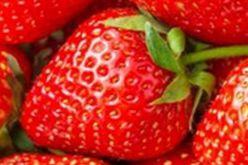
#> input picture 1207070114_Shifa Mutia Fauziah/Image/stroberi2.jpg, 248 x 165 px
$ python 'LATIHAN 7. Menghitung deteksi stroberi dengan template matching.py'
#> lines starting #> are read from the running program, lines starting #| are printed output that depends on the picture; after the words box and inside, x2 and y2 are one past the last pixel; in counts of white or black regions, pixels touching at a corner belong together
import cv2
import numpy as np

from matplotlib import pyplot as plt
# panggil dan konversi warna agar sesuai dengan Matplotlib
sawit = cv2.imread('Image/stroberi2.jpg')
#> sawit is the input picture: shape (165, 248, 3); mean B, G, R 30.5, 49.3, 186.4
sawit = cv2.cvtColor(sawit, cv2.COLOR_BGR2RGB)
# panggil dan konversi warna agar sesuai dengan Matplotlib
kebun_sawit = cv2.imread('Image/stroberi.jpg')
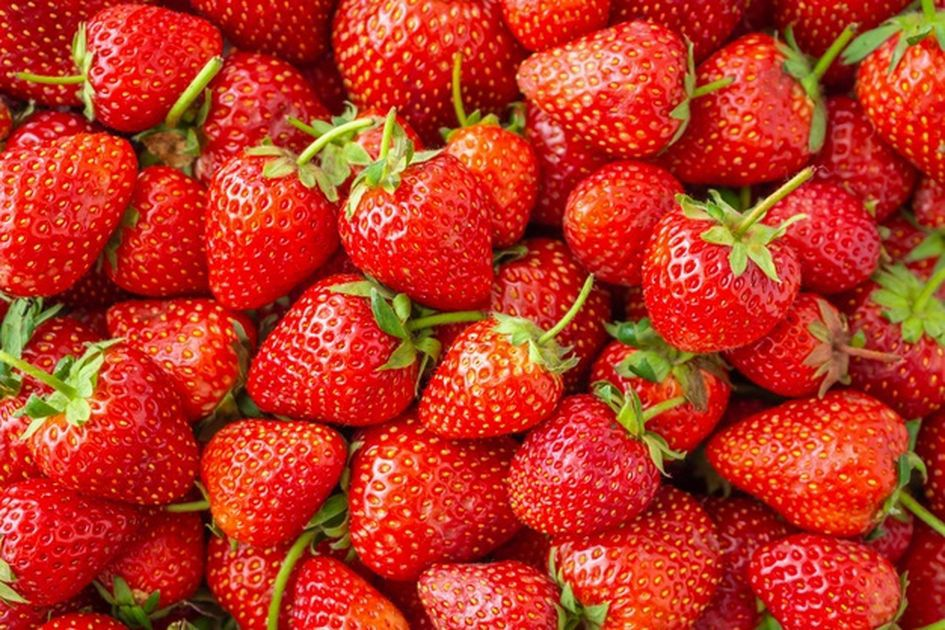
#> input picture 1207070114_Shifa Mutia Fauziah/Image/stroberi.jpg, 945 x 630 px
#> kebun_sawit is the input picture: shape (630, 945, 3); mean B, G, R 34, 54.3, 188.2
kebun_sawit = cv2.cvtColor(kebun_sawit, cv2.COLOR_BGR2RGB)
plt.subplot(121),plt.imshow(sawit), plt.title('Stroberi')
plt.subplot(122),plt.imshow(kebun_sawit), plt.title('kumpulan buah Stroberi')
plt.show()
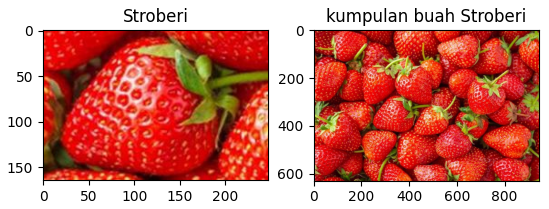
#> figure drawn by matplotlib, 2 panels

## membaca gambar utuh untuk dicari
img_rgb = cv2.imread('Image/stroberi.jpg')
img_gray = cv2.cvtColor(img_rgb, cv2.COLOR_BGR2GRAY)
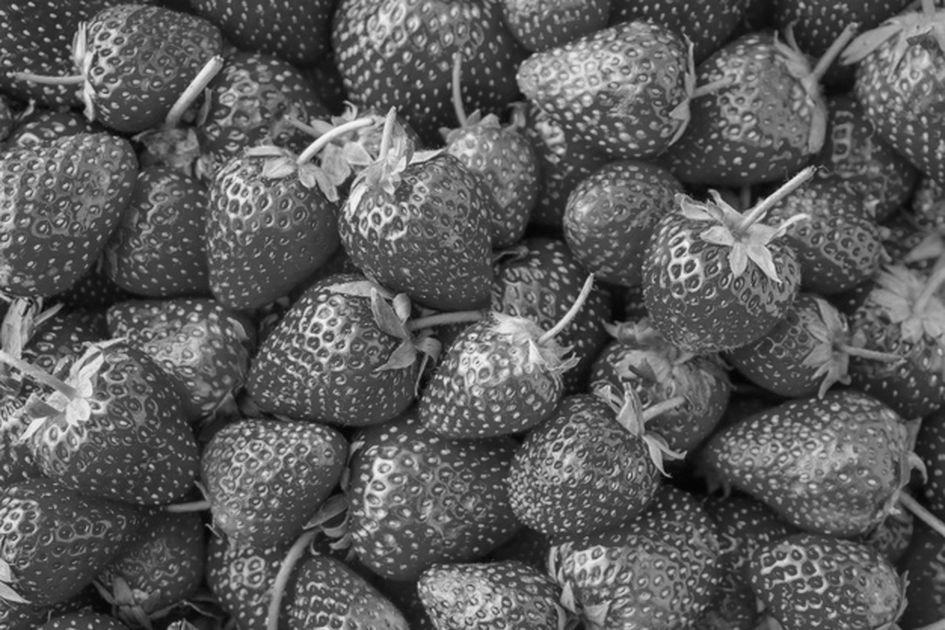
#> img_gray: shape (630, 945); min 2, max 248, mean 92

## membaca template
template = cv2.imread('Image/stroberi2.jpg', 0)
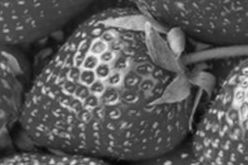
#> template: shape (165, 248); min 5, max 247, mean 88.2

## ukuran template. ukuran ini akan digunakan untuk menggambar kotak
w, h = template.shape[::-1]
#> w = 248; h = 165

# menggunakan metode COEFF-NORMALIZED
res = cv2.matchTemplate(img_gray, template, cv2.TM_CCOEFF_NORMED)
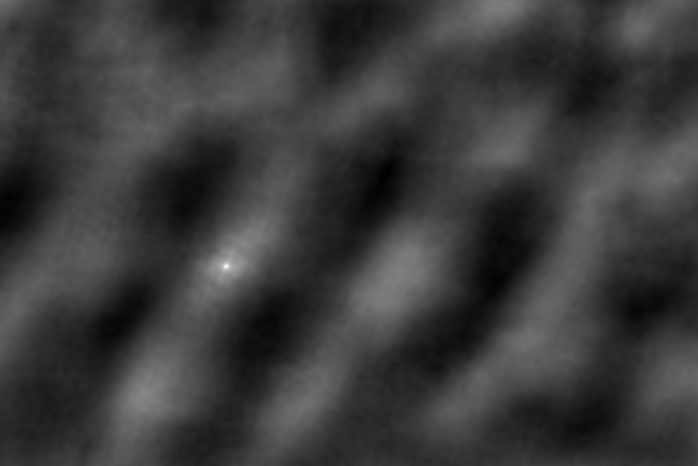
#> res: shape (466, 698) float32; min -0.306, max 0.992, mean -0.00431; drawn with min black and max white

# Nilai threshold atau ambang batas deteksi kemiripan titik.
# Lakukan eksperimen dengan merubah nilai ini
threshold = 0.15
loc = np.where(res >= threshold)
#> loc = 38469 positions, rows 0 to 449, columns 0 to 697

## membuat array kosong untuk menyimpan lokasi-lokasi dari hasil deteksi
lspoint = []
lspoint2 = []
count = 0 # untuk menyimpan jumlah matching yang ditemukan

for pt in zip(*loc[::-1]):
    ## jika sudah ada, skip lokasi tersebut
    if pt[0] not in lspoint and pt[1] not in lspoint2:
        ## gambar persegi warna kuning dengan ketebalan dua poin
        cv2.rectangle(img_rgb, pt, (pt[0] + w, pt[1] + h), (0,255,255), 2)
        for i in range(((pt[0])-9), ((pt[0])+9), 1):
            ## tambahkan koordinat x ke list
            lspoint.append(i)
        for k in range(((pt[1])-9), ((pt[1])+9), 1):
            ## tambahkan koordinat y ke list
            lspoint2.append(k)
        count += 1 ### berapa jumlah matching yang ditemukan?
    else:
        continue
#> this loop made 38469 passes
#> pt on passes 1 to 12: (0, 0), (1, 0), (2, 0), (3, 0), (4, 0), (5, 0), (6, 0), (7, 0), (8, 0), (9, 0), (10, 0), (11, 0)
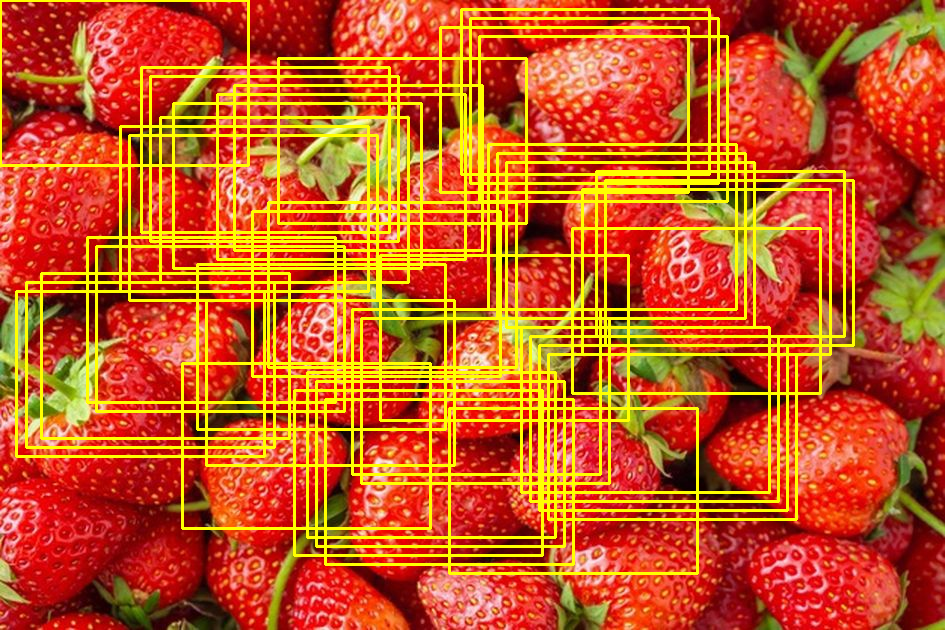
#> img_rgb: shape (630, 945, 3); 16.13% of pixels changed, all inside (x1, y1, x2, y2) = (0, 0, 855, 575)
#> after the loop, count = 43; lspoint = 774 values, max 613 at index 341, min -9 at index 0, mean 315.6; lspoint2 = 774 values, max 416 at index 773, min -9 at index 0, mean 209.8

print("Jumlah objek ditemukan:", count)
#| Jumlah objek ditemukan: 43

## tampilkan dengan imshow
cv2.imshow('Detected Objects', img_rgb)
cv2.waitKey(0)
cv2.destroyAllWindows()
